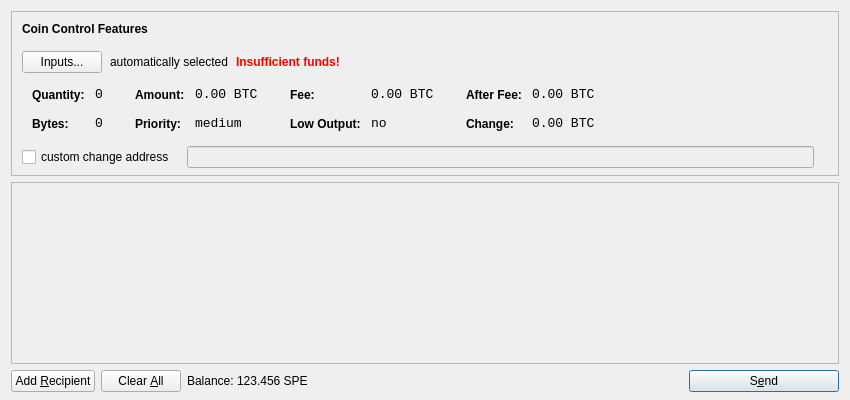
<?xml version="1.0" encoding="UTF-8"?>
<ui version="4.0">
 <class>SendCoinsDialog</class>
 <widget class="QDialog" name="SendCoinsDialog">
  <property name="geometry">
   <rect>
    <x>0</x>
    <y>0</y>
    <width>850</width>
    <height>400</height>
   </rect>
  </property>
  <property name="windowTitle">
   <string>Send Coins</string>
  </property>
  <layout class="QVBoxLayout" name="verticalLayout" stretch="0,1,0">
   <property name="bottomMargin">
    <number>8</number>
   </property>
   <item>
    <widget class="QFrame" name="frameCoinControl">
     <property name="sizePolicy">
      <sizepolicy hsizetype="Expanding" vsizetype="Expanding">
       <horstretch>0</horstretch>
       <verstretch>0</verstretch>
      </sizepolicy>
     </property>
     <property name="maximumSize">
      <size>
       <width>16777215</width>
       <height>16777215</height>
      </size>
     </property>
     <property name="frameShape">
      <enum>QFrame::StyledPanel</enum>
     </property>
     <property name="frameShadow">
      <enum>QFrame::Sunken</enum>
     </property>
     <layout class="QVBoxLayout" name="verticalLayoutCoinControl2">
      <property name="spacing">
       <number>-1</number>
      </property>
      <property name="leftMargin">
       <number>0</number>
      </property>
      <property name="topMargin">
       <number>0</number>
      </property>
      <property name="rightMargin">
       <number>0</number>
      </property>
      <property name="bottomMargin">
       <number>6</number>
      </property>
      <item>
       <layout class="QVBoxLayout" name="verticalLayoutCoinControl" stretch="0,0,0,0,1">
        <property name="spacing">
         <number>0</number>
        </property>
        <property name="leftMargin">
         <number>10</number>
        </property>
        <property name="topMargin">
         <number>10</number>
        </property>
        <item>
         <layout class="QHBoxLayout" name="horizontalLayoutCoinControl1">
          <property name="bottomMargin">
           <number>15</number>
          </property>
          <item>
           <widget class="QLabel" name="labelCoinControlFeatures">
            <property name="sizePolicy">
             <sizepolicy hsizetype="Preferred" vsizetype="Maximum">
              <horstretch>0</horstretch>
              <verstretch>0</verstretch>
             </sizepolicy>
            </property>
            <property name="font">
             <font>
              <weight>75</weight>
              <bold>true</bold>
             </font>
            </property>
            <property name="styleSheet">
             <string notr="true">font-weight:bold;</string>
            </property>
            <property name="text">
             <string>Coin Control Features</string>
            </property>
           </widget>
          </item>
         </layout>
        </item>
        <item>
         <layout class="QHBoxLayout" name="horizontalLayoutCoinControl2" stretch="0,0,0,0">
          <property name="spacing">
           <number>8</number>
          </property>
          <property name="bottomMargin">
           <number>10</number>
          </property>
          <item>
           <widget class="QPushButton" name="pushButtonCoinControl">
            <property name="styleSheet">
             <string notr="true"/>
            </property>
            <property name="text">
             <string>Inputs...</string>
            </property>
           </widget>
          </item>
          <item>
           <widget class="QLabel" name="labelCoinControlAutomaticallySelected">
            <property name="text">
             <string>automatically selected</string>
            </property>
            <property name="margin">
             <number>5</number>
            </property>
           </widget>
          </item>
          <item>
           <widget class="QLabel" name="labelCoinControlInsuffFunds">
            <property name="font">
             <font>
              <weight>75</weight>
              <bold>true</bold>
             </font>
            </property>
            <property name="styleSheet">
             <string notr="true">color:red;font-weight:bold;</string>
            </property>
            <property name="text">
             <string>Insufficient funds!</string>
            </property>
            <property name="margin">
             <number>5</number>
            </property>
           </widget>
          </item>
          <item>
           <spacer name="horizontalSpacerCoinControl">
            <property name="orientation">
             <enum>Qt::Horizontal</enum>
            </property>
            <property name="sizeHint" stdset="0">
             <size>
              <width>40</width>
              <height>1</height>
             </size>
            </property>
           </spacer>
          </item>
         </layout>
        </item>
        <item>
         <widget class="QWidget" name="widgetCoinControl" native="true">
          <property name="sizePolicy">
           <sizepolicy hsizetype="Preferred" vsizetype="Preferred">
            <horstretch>0</horstretch>
            <verstretch>0</verstretch>
           </sizepolicy>
          </property>
          <property name="minimumSize">
           <size>
            <width>0</width>
            <height>0</height>
           </size>
          </property>
          <property name="styleSheet">
           <string notr="true"/>
          </property>
          <layout class="QHBoxLayout" name="horizontalLayoutCoinControl5">
           <property name="margin">
            <number>0</number>
           </property>
           <item>
            <layout class="QHBoxLayout" name="horizontalLayoutCoinControl3" stretch="0,0,0,1">
             <property name="spacing">
              <number>20</number>
             </property>
             <property name="topMargin">
              <number>0</number>
             </property>
             <property name="bottomMargin">
              <number>10</number>
             </property>
             <item>
              <layout class="QFormLayout" name="formLayoutCoinControl1">
               <property name="horizontalSpacing">
                <number>10</number>
               </property>
               <property name="verticalSpacing">
                <number>14</number>
               </property>
               <property name="leftMargin">
                <number>10</number>
               </property>
               <property name="topMargin">
                <number>4</number>
               </property>
               <property name="rightMargin">
                <number>6</number>
               </property>
               <item row="0" column="0">
                <widget class="QLabel" name="labelCoinControlQuantityText">
                 <property name="styleSheet">
                  <string notr="true">font-weight:bold;</string>
                 </property>
                 <property name="text">
                  <string>Quantity:</string>
                 </property>
                 <property name="margin">
                  <number>0</number>
                 </property>
                </widget>
               </item>
               <item row="0" column="1">
                <widget class="QLabel" name="labelCoinControlQuantity">
                 <property name="font">
                  <font>
                   <family>Monospace</family>
                   <pointsize>10</pointsize>
                  </font>
                 </property>
                 <property name="cursor">
                  <cursorShape>IBeamCursor</cursorShape>
                 </property>
                 <property name="contextMenuPolicy">
                  <enum>Qt::ActionsContextMenu</enum>
                 </property>
                 <property name="text">
                  <string notr="true">0</string>
                 </property>
                 <property name="margin">
                  <number>0</number>
                 </property>
                 <property name="textInteractionFlags">
                  <set>Qt::LinksAccessibleByMouse|Qt::TextSelectableByKeyboard|Qt::TextSelectableByMouse</set>
                 </property>
                </widget>
               </item>
               <item row="1" column="0">
                <widget class="QLabel" name="labelCoinControlBytesText">
                 <property name="styleSheet">
                  <string notr="true">font-weight:bold;</string>
                 </property>
                 <property name="text">
                  <string>Bytes:</string>
                 </property>
                </widget>
               </item>
               <item row="1" column="1">
                <widget class="QLabel" name="labelCoinControlBytes">
                 <property name="font">
                  <font>
                   <family>Monospace</family>
                   <pointsize>10</pointsize>
                  </font>
                 </property>
                 <property name="cursor">
                  <cursorShape>IBeamCursor</cursorShape>
                 </property>
                 <property name="contextMenuPolicy">
                  <enum>Qt::ActionsContextMenu</enum>
                 </property>
                 <property name="text">
                  <string notr="true">0</string>
                 </property>
                 <property name="textInteractionFlags">
                  <set>Qt::LinksAccessibleByMouse|Qt::TextSelectableByKeyboard|Qt::TextSelectableByMouse</set>
                 </property>
                </widget>
               </item>
              </layout>
             </item>
             <item>
              <layout class="QFormLayout" name="formLayoutCoinControl2">
               <property name="horizontalSpacing">
                <number>10</number>
               </property>
               <property name="verticalSpacing">
                <number>14</number>
               </property>
               <property name="leftMargin">
                <number>6</number>
               </property>
               <property name="topMargin">
                <number>4</number>
               </property>
               <property name="rightMargin">
                <number>6</number>
               </property>
               <item row="0" column="0">
                <widget class="QLabel" name="labelCoinControlAmountText">
                 <property name="styleSheet">
                  <string notr="true">font-weight:bold;</string>
                 </property>
                 <property name="text">
                  <string>Amount:</string>
                 </property>
                 <property name="margin">
                  <number>0</number>
                 </property>
                </widget>
               </item>
               <item row="0" column="1">
                <widget class="QLabel" name="labelCoinControlAmount">
                 <property name="font">
                  <font>
                   <family>Monospace</family>
                   <pointsize>10</pointsize>
                  </font>
                 </property>
                 <property name="cursor">
                  <cursorShape>IBeamCursor</cursorShape>
                 </property>
                 <property name="contextMenuPolicy">
                  <enum>Qt::ActionsContextMenu</enum>
                 </property>
                 <property name="text">
                  <string notr="true">0.00 BTC</string>
                 </property>
                 <property name="textInteractionFlags">
                  <set>Qt::LinksAccessibleByMouse|Qt::TextSelectableByKeyboard|Qt::TextSelectableByMouse</set>
                 </property>
                </widget>
               </item>
               <item row="1" column="0">
                <widget class="QLabel" name="labelCoinControlPriorityText">
                 <property name="styleSheet">
                  <string notr="true">font-weight:bold;</string>
                 </property>
                 <property name="text">
                  <string>Priority:</string>
                 </property>
                </widget>
               </item>
               <item row="1" column="1">
                <widget class="QLabel" name="labelCoinControlPriority">
                 <property name="font">
                  <font>
                   <family>Monospace</family>
                   <pointsize>10</pointsize>
                  </font>
                 </property>
                 <property name="cursor">
                  <cursorShape>IBeamCursor</cursorShape>
                 </property>
                 <property name="contextMenuPolicy">
                  <enum>Qt::ActionsContextMenu</enum>
                 </property>
                 <property name="text">
                  <string>medium</string>
                 </property>
                 <property name="textInteractionFlags">
                  <set>Qt::LinksAccessibleByMouse|Qt::TextSelectableByKeyboard|Qt::TextSelectableByMouse</set>
                 </property>
                </widget>
               </item>
              </layout>
             </item>
             <item>
              <layout class="QFormLayout" name="formLayoutCoinControl3">
               <property name="horizontalSpacing">
                <number>10</number>
               </property>
               <property name="verticalSpacing">
                <number>14</number>
               </property>
               <property name="leftMargin">
                <number>6</number>
               </property>
               <property name="topMargin">
                <number>4</number>
               </property>
               <property name="rightMargin">
                <number>6</number>
               </property>
               <item row="0" column="0">
                <widget class="QLabel" name="labelCoinControlFeeText">
                 <property name="styleSheet">
                  <string notr="true">font-weight:bold;</string>
                 </property>
                 <property name="text">
                  <string>Fee:</string>
                 </property>
                 <property name="margin">
                  <number>0</number>
                 </property>
                </widget>
               </item>
               <item row="0" column="1">
                <widget class="QLabel" name="labelCoinControlFee">
                 <property name="font">
                  <font>
                   <family>Monospace</family>
                   <pointsize>10</pointsize>
                  </font>
                 </property>
                 <property name="cursor">
                  <cursorShape>IBeamCursor</cursorShape>
                 </property>
                 <property name="contextMenuPolicy">
                  <enum>Qt::ActionsContextMenu</enum>
                 </property>
                 <property name="text">
                  <string notr="true">0.00 BTC</string>
                 </property>
                 <property name="textInteractionFlags">
                  <set>Qt::LinksAccessibleByMouse|Qt::TextSelectableByKeyboard|Qt::TextSelectableByMouse</set>
                 </property>
                </widget>
               </item>
               <item row="1" column="0">
                <widget class="QLabel" name="labelCoinControlLowOutputText">
                 <property name="styleSheet">
                  <string notr="true">font-weight:bold;</string>
                 </property>
                 <property name="text">
                  <string>Low Output:</string>
                 </property>
                </widget>
               </item>
               <item row="1" column="1">
                <widget class="QLabel" name="labelCoinControlLowOutput">
                 <property name="font">
                  <font>
                   <family>Monospace</family>
                   <pointsize>10</pointsize>
                  </font>
                 </property>
                 <property name="cursor">
                  <cursorShape>IBeamCursor</cursorShape>
                 </property>
                 <property name="contextMenuPolicy">
                  <enum>Qt::ActionsContextMenu</enum>
                 </property>
                 <property name="text">
                  <string>no</string>
                 </property>
                 <property name="textInteractionFlags">
                  <set>Qt::LinksAccessibleByMouse|Qt::TextSelectableByKeyboard|Qt::TextSelectableByMouse</set>
                 </property>
                </widget>
               </item>
              </layout>
             </item>
             <item>
              <layout class="QFormLayout" name="formLayoutCoinControl4">
               <property name="horizontalSpacing">
                <number>10</number>
               </property>
               <property name="verticalSpacing">
                <number>14</number>
               </property>
               <property name="leftMargin">
                <number>6</number>
               </property>
               <property name="topMargin">
                <number>4</number>
               </property>
               <property name="rightMargin">
                <number>6</number>
               </property>
               <item row="0" column="0">
                <widget class="QLabel" name="labelCoinControlAfterFeeText">
                 <property name="styleSheet">
                  <string notr="true">font-weight:bold;</string>
                 </property>
                 <property name="text">
                  <string>After Fee:</string>
                 </property>
                 <property name="margin">
                  <number>0</number>
                 </property>
                </widget>
               </item>
               <item row="0" column="1">
                <widget class="QLabel" name="labelCoinControlAfterFee">
                 <property name="font">
                  <font>
                   <family>Monospace</family>
                   <pointsize>10</pointsize>
                  </font>
                 </property>
                 <property name="cursor">
                  <cursorShape>IBeamCursor</cursorShape>
                 </property>
                 <property name="contextMenuPolicy">
                  <enum>Qt::ActionsContextMenu</enum>
                 </property>
                 <property name="text">
                  <string notr="true">0.00 BTC</string>
                 </property>
                 <property name="textInteractionFlags">
                  <set>Qt::LinksAccessibleByMouse|Qt::TextSelectableByKeyboard|Qt::TextSelectableByMouse</set>
                 </property>
                </widget>
               </item>
               <item row="1" column="0">
                <widget class="QLabel" name="labelCoinControlChangeText">
                 <property name="styleSheet">
                  <string notr="true">font-weight:bold;</string>
                 </property>
                 <property name="text">
                  <string>Change:</string>
                 </property>
                </widget>
               </item>
               <item row="1" column="1">
                <widget class="QLabel" name="labelCoinControlChange">
                 <property name="font">
                  <font>
                   <family>Monospace</family>
                   <pointsize>10</pointsize>
                  </font>
                 </property>
                 <property name="cursor">
                  <cursorShape>IBeamCursor</cursorShape>
                 </property>
                 <property name="contextMenuPolicy">
                  <enum>Qt::ActionsContextMenu</enum>
                 </property>
                 <property name="text">
                  <string notr="true">0.00 BTC</string>
                 </property>
                 <property name="textInteractionFlags">
                  <set>Qt::LinksAccessibleByMouse|Qt::TextSelectableByKeyboard|Qt::TextSelectableByMouse</set>
                 </property>
                </widget>
               </item>
              </layout>
             </item>
            </layout>
           </item>
          </layout>
         </widget>
        </item>
        <item>
         <layout class="QHBoxLayout" name="horizontalLayoutCoinControl4" stretch="0,0,0">
          <property name="spacing">
           <number>12</number>
          </property>
          <property name="sizeConstraint">
           <enum>QLayout::SetDefaultConstraint</enum>
          </property>
          <property name="topMargin">
           <number>5</number>
          </property>
          <property name="rightMargin">
           <number>5</number>
          </property>
          <item>
           <widget class="QCheckBox" name="checkBoxCoinControlChange">
            <property name="text">
             <string>custom change address</string>
            </property>
           </widget>
          </item>
          <item>
           <widget class="QLineEdit" name="lineEditCoinControlChange">
            <property name="enabled">
             <bool>false</bool>
            </property>
            <property name="sizePolicy">
             <sizepolicy hsizetype="Expanding" vsizetype="Fixed">
              <horstretch>0</horstretch>
              <verstretch>0</verstretch>
             </sizepolicy>
            </property>
           </widget>
          </item>
          <item>
           <widget class="QLabel" name="labelCoinControlChangeLabel">
            <property name="sizePolicy">
             <sizepolicy hsizetype="Preferred" vsizetype="Expanding">
              <horstretch>0</horstretch>
              <verstretch>0</verstretch>
             </sizepolicy>
            </property>
            <property name="minimumSize">
             <size>
              <width>0</width>
              <height>0</height>
             </size>
            </property>
            <property name="text">
             <string/>
            </property>
            <property name="margin">
             <number>3</number>
            </property>
           </widget>
          </item>
         </layout>
        </item>
        <item>
         <spacer name="verticalSpacerCoinControl">
          <property name="orientation">
           <enum>Qt::Vertical</enum>
          </property>
          <property name="sizeHint" stdset="0">
           <size>
            <width>800</width>
            <height>1</height>
           </size>
          </property>
         </spacer>
        </item>
       </layout>
      </item>
     </layout>
    </widget>
   </item>
   <item>
    <widget class="QScrollArea" name="scrollArea">
     <property name="widgetResizable">
      <bool>true</bool>
     </property>
     <widget class="QWidget" name="scrollAreaWidgetContents">
      <property name="geometry">
       <rect>
        <x>0</x>
        <y>0</y>
        <width>830</width>
        <height>165</height>
       </rect>
      </property>
      <layout class="QVBoxLayout" name="verticalLayout_2">
       <property name="margin">
        <number>0</number>
       </property>
       <item>
        <layout class="QVBoxLayout" name="entries">
         <property name="spacing">
          <number>6</number>
         </property>
        </layout>
       </item>
       <item>
        <spacer name="verticalSpacer">
         <property name="orientation">
          <enum>Qt::Vertical</enum>
         </property>
         <property name="sizeHint" stdset="0">
          <size>
           <width>20</width>
           <height>40</height>
          </size>
         </property>
        </spacer>
       </item>
      </layout>
     </widget>
    </widget>
   </item>
   <item>
    <layout class="QHBoxLayout" name="horizontalLayout">
     <item>
      <widget class="QPushButton" name="addButton">
       <property name="toolTip">
        <string>Send to multiple recipients at once</string>
       </property>
       <property name="text">
        <string>Add &amp;Recipient</string>
       </property>
       <property name="icon">
        <iconset resource="../bitcoin.qrc">
         <normaloff>:/icons/add</normaloff>:/icons/add</iconset>
       </property>
       <property name="autoDefault">
        <bool>false</bool>
       </property>
      </widget>
     </item>
     <item>
      <widget class="QPushButton" name="clearButton">
       <property name="sizePolicy">
        <sizepolicy hsizetype="Minimum" vsizetype="Fixed">
         <horstretch>0</horstretch>
         <verstretch>0</verstretch>
        </sizepolicy>
       </property>
       <property name="toolTip">
        <string>Remove all transaction fields</string>
       </property>
       <property name="text">
        <string>Clear &amp;All</string>
       </property>
       <property name="icon">
        <iconset resource="../bitcoin.qrc">
         <normaloff>:/icons/remove</normaloff>:/icons/remove</iconset>
       </property>
       <property name="autoRepeatDelay">
        <number>300</number>
       </property>
       <property name="autoDefault">
        <bool>false</bool>
       </property>
      </widget>
     </item>
     <item>
      <layout class="QHBoxLayout" name="horizontalLayout_2">
       <property name="spacing">
        <number>3</number>
       </property>
       <item>
        <widget class="QLabel" name="label">
         <property name="text">
          <string>Balance:</string>
         </property>
        </widget>
       </item>
       <item>
        <widget class="QLabel" name="labelBalance">
         <property name="cursor">
          <cursorShape>IBeamCursor</cursorShape>
         </property>
         <property name="text">
          <string>123.456 SPE</string>
         </property>
         <property name="textInteractionFlags">
          <set>Qt::LinksAccessibleByMouse|Qt::TextSelectableByKeyboard|Qt::TextSelectableByMouse</set>
         </property>
        </widget>
       </item>
      </layout>
     </item>
     <item>
      <spacer name="horizontalSpacer">
       <property name="orientation">
        <enum>Qt::Horizontal</enum>
       </property>
       <property name="sizeHint" stdset="0">
        <size>
         <width>40</width>
         <height>20</height>
        </size>
       </property>
      </spacer>
     </item>
     <item>
      <widget class="QPushButton" name="sendButton">
       <property name="minimumSize">
        <size>
         <width>150</width>
         <height>0</height>
        </size>
       </property>
       <property name="toolTip">
        <string>Confirm the send action</string>
       </property>
       <property name="text">
        <string>S&amp;end</string>
       </property>
       <property name="icon">
        <iconset resource="../bitcoin.qrc">
         <normaloff>:/icons/send</normaloff>:/icons/send</iconset>
       </property>
       <property name="default">
        <bool>true</bool>
       </property>
      </widget>
     </item>
    </layout>
   </item>
  </layout>
 </widget>
 <resources>
  <include location="../bitcoin.qrc"/>
 </resources>
 <connections/>
</ui>
